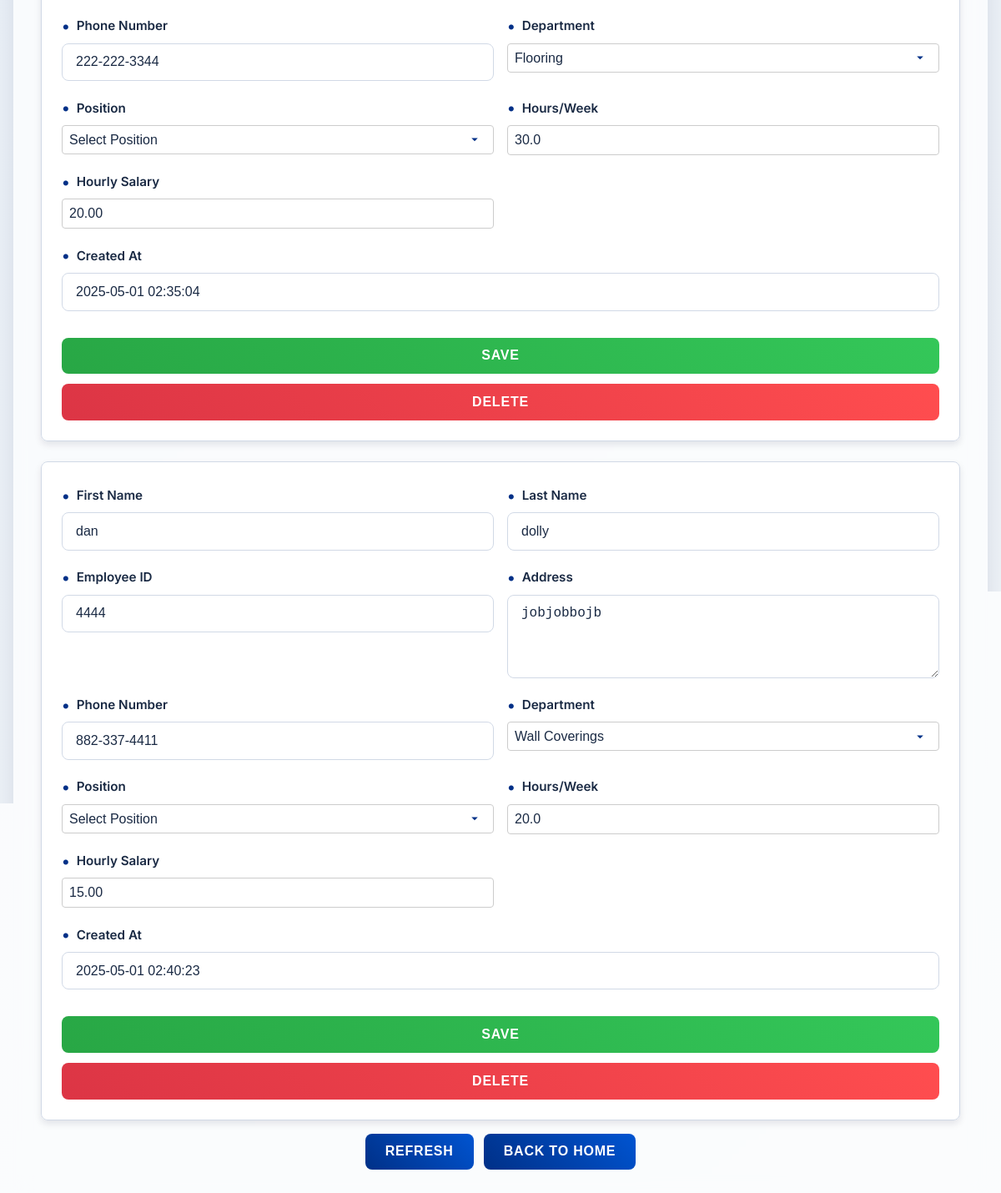
The page /custom_admin/ (lower part) on the database as committed earlier.
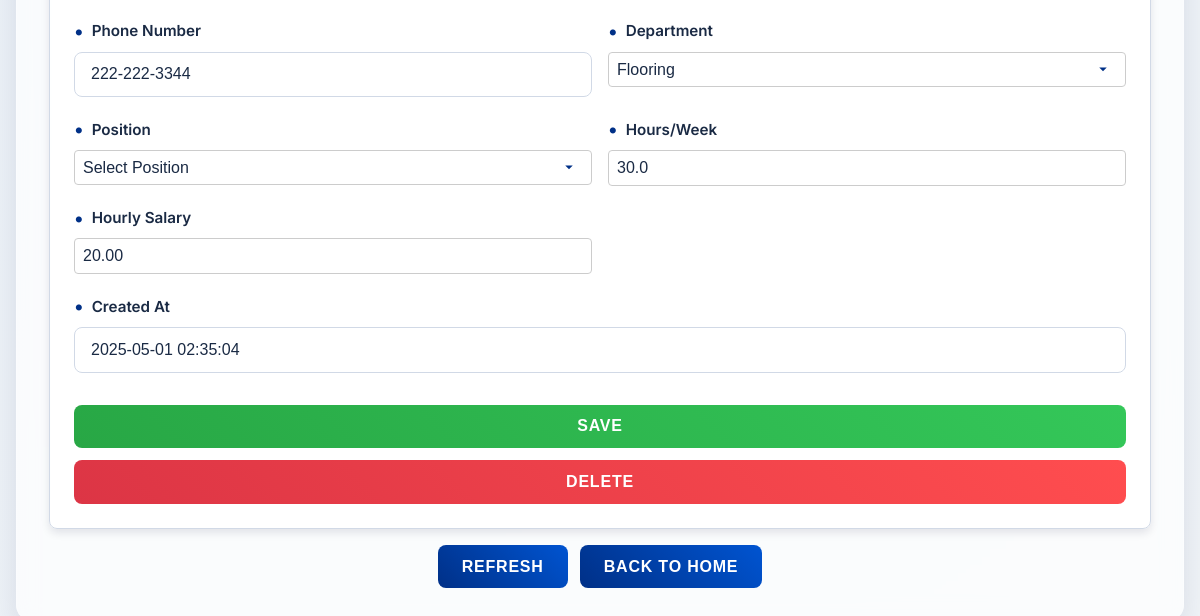
The same page on the database as committed later.
### employees/models.py (models this page shows, shortened)
class Employee(models.Model):
    first_name = models.CharField(max_length=50)
    last_name = models.CharField(max_length=50)
    employee_id = models.CharField(max_length=10, unique=True)
    address = models.CharField(max_length=200)
    phone_number = models.CharField(max_length=15)
    department = models.CharField(max_length=50)
    position = models.CharField(max_length=50)
    hours_per_week = models.FloatField()
    hourly_salary = models.DecimalField(max_digits=10, decimal_places=2)
    created_at = models.DateTimeField(auto_now_add=True)

### employees/views.py (the view)
# urls.py: path('custom_admin/', views.custom_admin, name='custom_admin'),
def custom_admin(request):
    employees = Employee.objects.filter(id__isnull=False, id__gt=0)
    logger.debug("Custom admin employees: %s", [emp.id for emp in employees])
    return render(request, 'employees/admin.html', {'employees': employees})

### employees/templates/employees/admin.html (shortened to what this page needs)
{% load static %}
<!DOCTYPE html>
<html lang="en">
<head>
    <link rel="stylesheet" href="{% static 'css/styles.css' %}">
</head>
<body>
    <div class="container">
        {% if employees %}
            <div class="employee-container">
                {% for employee in employees %}
                    <div class="employee-block">
                        <form method="POST" action="{% url 'update_employee' employee.id %}" class="employee-form">
                            <div>
                                <label for="first_name_{{ employee.id }}">First Name</label>
                                <input type="text" id="first_name_{{ employee.id }}" name="first_name" pattern="[A-Za-z]+" title="Letters only" value="{{ employee.first_name }}" required>
                            </div>
                            <div>
                                <label for="last_name_{{ employee.id }}">Last Name</label>
                                <input type="text" id="last_name_{{ employee.id }}" name="last_name" pattern="[A-Za-z]+" title="Letters only" value="{{ employee.last_name }}" required>
                            </div>
                            <div>
                                <label for="employee_id_{{ employee.id }}">Employee ID</label>
                                <input type="text" id="employee_id_{{ employee.id }}" name="employee_id" pattern="\d+" title="Numbers only" value="{{ employee.employee_id }}" required>
                            </div>
                            <div>
                                <label for="address_{{ employee.id }}">Address</label>
                                <textarea id="address_{{ employee.id }}" name="address" required>{{ employee.address }}</textarea>
                            </div>
                            <div>
                                <label for="phone_number_{{ employee.id }}">Phone Number</label>
                                <input type="tel" id="phone_number_{{ employee.id }}" name="phone_number" pattern="\d{3}-\d{3}-\d{4}" title="Format: 111-111-1111" value="{{ employee.phone_number }}" required>
                            </div>
                            <div>
                                <label for="department_{{ employee.id }}">Department</label>
                                <select id="department_{{ employee.id }}" name="department" required>
                                    <option value="Wall Coverings" {% if employee.department == "Wall Coverings" %}selected{% endif %}>Wall Coverings</option>
                                    <option value="Flooring" {% if employee.department == "Flooring" %}selected{% endif %}>Flooring</option>
                                </select>
                            </div>
                            <div>
                                <label for="position_{{ employee.id }}">Position</label>
                                <select id="position_{{ employee.id }}" name="position" data-selected="{{ employee.position }}" required>
                                    <option value="" disabled selected>Select Position</option>
                                </select>
                            </div>
                            <div>
                                <label for="hours_per_week_{{ employee.id }}">Hours/Week</label>
                                <input type="number" step="0.1" id="hours_per_week_{{ employee.id }}" name="hours_per_week" value="{{ employee.hours_per_week }}" min="0" required>
                            </div>
                            <div>
                                <label for="hourly_salary_{{ employee.id }}">Hourly Salary</label>
                                <input type="number" step="0.01" id="hourly_salary_{{ employee.id }}" name="hourly_salary" value="{{ employee.hourly_salary }}" min="0" required>
                            </div>
                            <div class="full-width">
                                <label for="created_at_{{ employee.id }}">Created At</label>
                                <input type="text" id="created_at_{{ employee.id }}" value="{{ employee.created_at|date:'Y-m-d H:i:s' }}" disabled>
                            </div>
                            <div class="block-actions full-width">
                                <button type="submit" class="save-btn" aria-label="Save changes for {{ employee.first_name }} {{ employee.last_name }}">Save</button>
                                <button type="button" class="delete-btn" data-url="{% url 'delete_employee' employee.id|escapejs %}" onclick="if(confirm('Are you sure you want to delete {{ employee.first_name|escapejs }} {{ employee.last_name|escapejs }} (ID: {{ employee.employee_id|escapejs }})?')) window.location.href=this.dataset.url;" aria-label="Delete employee {{ employee.first_name }} {{ employee.last_name }}">Delete</button>
                            </div>
                        </form>
                    </div>
                {% endfor %}
            </div>
        {% else %}
            <p>No employees registered yet.</p>
        {% endif %}
        <div class="buttons">
            <button data-url="{% url 'custom_admin' %}" aria-label="Refresh the admin dashboard">Refresh</button>
            <button data-url="{% url 'main' %}" aria-label="Return to the home page">Back to Home</button>
        </div>
    </div>
</body>
</html>

### static/css/styles.css (style rules this page uses)
* { margin: 0; padding: 0; box-sizing: border-box; }
:root { --primary: #003087; --primary-dark: #002060; --secondary: #0054d1; --text-dark: #1a2a44; --text-muted: #4a5a74; --background-light: #f9fafc; --border-light: #d1d9e6; --error: #d32f2f; --shadow: rgba(0, 0, 48, 0.1); --glass-bg: rgba(255, 255, 255, 0.7); --transition: 0.3s ease; }
body { font-family: 'Inter', -apple-system, BlinkMacSystemFont, sans-serif; background: linear-gradient(145deg, #e6eef8 0%, #f0f4f8 100%); min-height: 100vh; display: grid; place-items: center; line-height: 1.7; color: var(--text-dark); padding: 1rem; }
.container { background: var(--glass-bg); backdrop-filter: blur(10px); padding: 2rem; border-radius: 16px; box-shadow: 0 12px 32px var(--shadow); max-width: 1200px; width: 100%; border: 1px solid rgba(255, 255, 255, 0.2); transition: transform var(--transition), box-shadow var(--transition); }
.buttons { display: flex; justify-content: center; gap: 0.75rem; flex-wrap: wrap; margin-top: 1rem; }
.buttons button, button[type="submit"], button { background: linear-gradient(45deg, var(--primary), var(--secondary)); color: white; padding: 0.8rem 1.5rem; border: none; border-radius: 8px; cursor: pointer; font-size: 1rem; font-weight: 700; text-transform: uppercase; letter-spacing: 0.05em; position: relative; overflow: hidden; transition: transform var(--transition), box-shadow var(--transition); }
.buttons button::after, button[type="submit"]::after, button::after { content: ''; position: absolute; top: 50%; left: 50%; width: 0; height: 0; background: rgba(255, 255, 255, 0.3); border-radius: 50%; transform: translate(-50%, -50%); transition: width 0.4s ease, height 0.4s ease; }
form { display: flex; flex-direction: column; gap: 1.25rem; }
label { font-weight: 700; color: var(--text-dark); font-size: 0.95rem; margin-bottom: 0.25rem; display: flex; align-items: center; gap: 0.5rem; }
label::before { content: '•'; color: var(--primary); font-size: 1.2rem; }
input, textarea, select { padding: 0.8rem 1rem; border: 1px solid var(--border-light); border-radius: 8px; width: 100%; font-size: 1rem; background: var(--glass-bg); backdrop-filter: blur(5px); transition: border-color var(--transition), box-shadow var(--transition), background var(--transition); color: var(--text-dark); }
select { appearance: none; -webkit-appearance: none; -moz-appearance: none; background-repeat: no-repeat; background-position: right 0.8rem center; background-size: 18px; padding-right: 2.5rem; cursor: pointer; }
select option { background: white; color: var(--text-dark); font-size: 1rem; padding: 0.5rem; }
select option:checked { background: linear-gradient(90deg, var(--primary), var(--secondary)); color: white; font-weight: 600; }
.employee-container { display: flex; flex-direction: column; gap: 1.5rem; margin-top: 1.5rem; }
.employee-block { background: var(--glass-bg); backdrop-filter: blur(6px); border: 1px solid var(--border-light); border-radius: 8px; padding: 1.5rem; box-shadow: 0 4px 8px var(--shadow); transition: transform var(--transition), box-shadow var(--transition); }
.employee-form { display: grid; grid-template-columns: repeat(2, 1fr); gap: 1rem; }
.employee-form div { display: flex; flex-direction: column; }
.full-width { grid-column: 1 / -1; }
.block-actions { display: flex; justify-content: flex-end; gap: 0.75rem; margin-top: 1rem; }
.block-actions .save-btn { background: linear-gradient(45deg, #28a745, #34c759); color: white; }
.block-actions .delete-btn { background: linear-gradient(45deg, #dc3545, #ff4d4f); color: white; }
input::placeholder, textarea::placeholder { color: var(--text-muted); opacity: 0.7; font-style: italic; }
label { margin-right: 10px; font-weight: 600; }
select, input[type="number"] { padding: 0.5rem; border: 1px solid #ccc; border-radius: 4px; font-size: 1rem; }

Rows that differ between the two databases and show on the page:
removed Employee: first_name "dan", last_name "dolly", employee_id "4444", address "jobjobbojb", phone_number "882-337-4411", department "Wall Coverings", hours_per_week "20.0", hourly_salary "15.00", created_at "2025-05-01 02:40:23"
